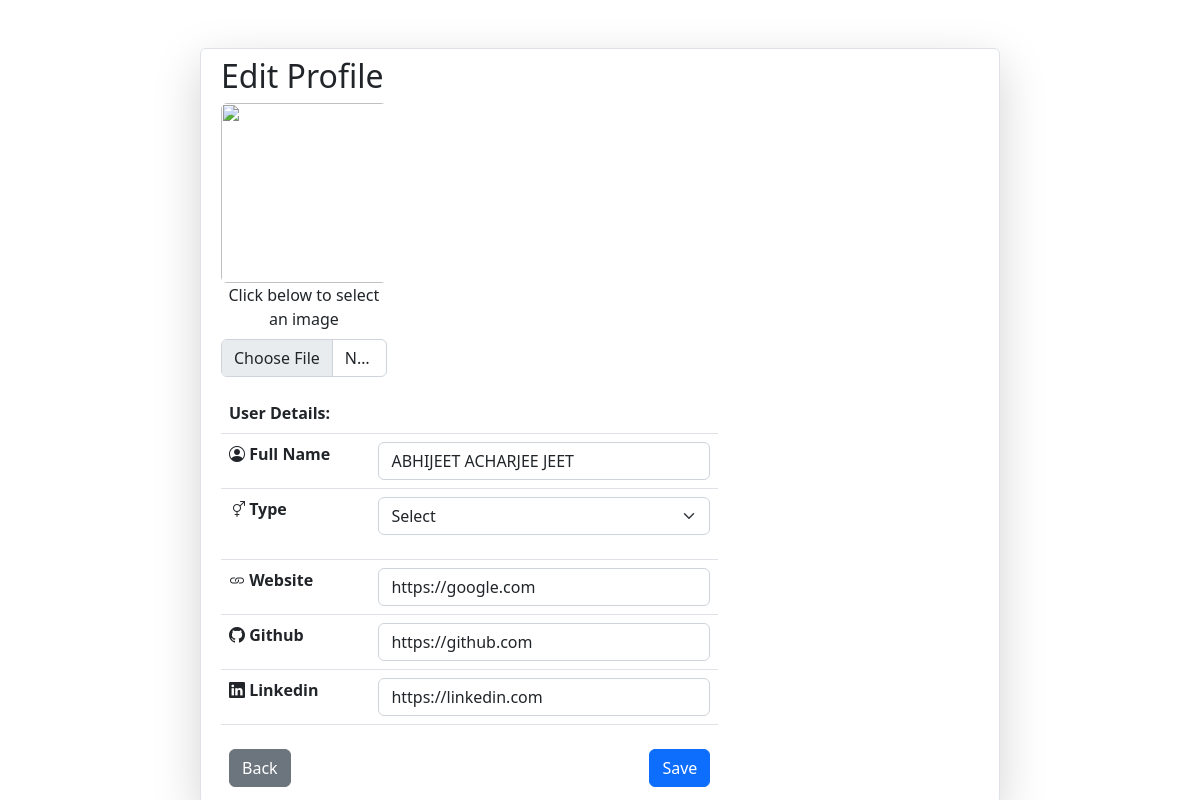
The page /project/f_profile_edit.php (signed in) on the database its author committed.
### tables this page shows
CREATE TABLE `f_users` (
  `name` varchar(255) NOT NULL,
  `type` varchar(255) NOT NULL,
  `email` varchar(255) NOT NULL,
  `password` varchar(255) NOT NULL,
  `github` varchar(255) NOT NULL,
  `linkedin` varchar(255) NOT NULL,
  `website` varchar(255) NOT NULL,
  `image` varchar(255) NOT NULL
);

### project/f_profile_edit.php (the view, shortened to what this page needs)
<!DOCTYPE html>
<html>
<head>
	<link rel="stylesheet" type="text/css" href="./css/bootstrap.min.css">
	<link rel="stylesheet" type="text/css" href="./css/bootstrap-icons.css">
</head>
<body>
	<?php
      require_once "database.php";
      $email = $_SESSION['femail'];
        ?>
    <div class="row col-lg-8 border rounded mx-auto mt-5 p-2 shadow-lg">
  <div class="col-md-8">
    <div class="h2">Edit Profile</div>
    <form action="f_profile_edit.php" method="POST" enctype="multipart/form-data">
      <div class="col-md-4 text-center">
        <img src="" class="js-image img-fluid rounded" style="width: 180px;height:180px;object-fit: cover;">
        <div>
          <div class="mb-3">
            <label for="formFile" class="form-label">Click below to select an image</label>
            <input value="" type="file" name="image" class="form-control">
          </div>
        </div>
      </div>
      <?php
          $sql = "SELECT * FROM f_users WHERE email = '$email'";
          $run = mysqli_query($conn,$sql);
          foreach ($run as $row) {
       ?>
      <table class="table table-hover">
        <tr><th colspan="2">User Details:</th></tr>
        <tr><th><i class="bi bi-person-circle"></i> Full Name</th>
          <td>
            <input value="<?php echo $row['name'] ?>" type="text" name="name" class="form-control" placeholder="Enter name">
          </td>
        </tr>
        <tr><th><i class="bi bi-gender-ambiguous"></i> Type</th>
          <td>
            <select value="<?php echo $row['type'] ?>" name="type" class="form-select form-select mb-3" aria-label=".form-select-lg example">
              <option value="">Select</option>
            </select>
          </td>
        </tr>
        <tr><th><i class="bi bi-link"></i> Website</th>
          <td>
            <input value="<?php echo $row['website'] ?>" type="text" name="website" class="form-control" placeholder="Enter website link">
          </td>
        </tr>
        <tr><th><i class="bi bi-github"></i> Github</th>
          <td>
            <input value="<?php echo $row['github'] ?>" type="text" name="github" class="form-control" placeholder="Enter github link">
          </td>
        </tr>
        <tr><th><i class="bi bi-linkedin"></i> Linkedin</th>
          <td>
            <input value="<?php echo $row['linkedin'] ?>" type="text" name="linkedin" class="form-control" placeholder="Enter linkedin link">
          </td>
        </tr>
      </table>
      <div class="p-2">
        <button name="save1" type="submit" class="btn btn-primary float-end">Save</button>
        <a href="f_profile.php">
          <label class="btn btn-secondary">Back</label>
        </a>
      </div>
    </form>
  </div>
</div>
<?php } ?>
</body>
</html>

### rows shown on the page
f_users: name "ABHIJEET ACHARJEE JEET", website "https://google.com", github "https://github.com", linkedin "https://linkedin.com"
